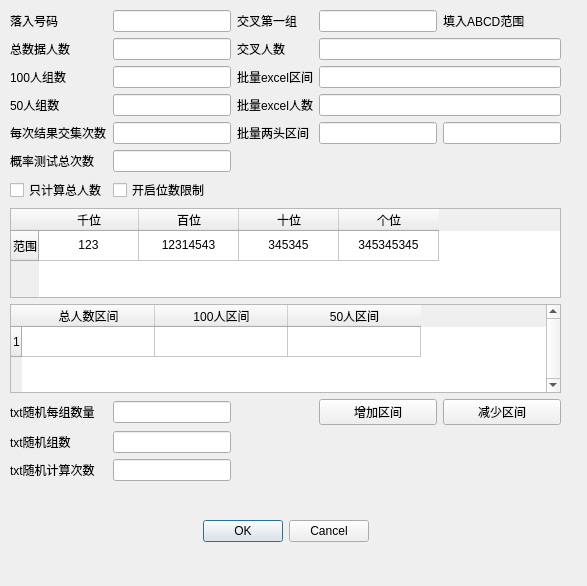
<?xml version="1.0" encoding="UTF-8"?>
<ui version="4.0">
 <class>config</class>
 <widget class="QDialog" name="config">
  <property name="geometry">
   <rect>
    <x>0</x>
    <y>0</y>
    <width>587</width>
    <height>586</height>
   </rect>
  </property>
  <property name="windowTitle">
   <string>配置信息</string>
  </property>
  <widget class="QWidget" name="layoutWidget">
   <property name="geometry">
    <rect>
     <x>10</x>
     <y>10</y>
     <width>551</width>
     <height>471</height>
    </rect>
   </property>
   <layout class="QGridLayout" name="gridLayout">
    <item row="9" column="3">
     <widget class="QPushButton" name="addSection">
      <property name="text">
       <string>增加区间</string>
      </property>
     </widget>
    </item>
    <item row="7" column="0" colspan="5">
     <widget class="QTableWidget" name="tableWidget">
      <property name="enabled">
       <bool>true</bool>
      </property>
      <property name="verticalScrollBarPolicy">
       <enum>Qt::ScrollBarAlwaysOff</enum>
      </property>
      <property name="horizontalScrollBarPolicy">
       <enum>Qt::ScrollBarAlwaysOff</enum>
      </property>
      <property name="sizeAdjustPolicy">
       <enum>QAbstractScrollArea::AdjustToContents</enum>
      </property>
      <row>
       <property name="text">
        <string>范围</string>
       </property>
      </row>
      <column>
       <property name="text">
        <string>千位</string>
       </property>
      </column>
      <column>
       <property name="text">
        <string>百位</string>
       </property>
      </column>
      <column>
       <property name="text">
        <string>十位</string>
       </property>
      </column>
      <column>
       <property name="text">
        <string>个位</string>
       </property>
      </column>
      <item row="0" column="0">
       <property name="text">
        <string>123</string>
       </property>
       <property name="textAlignment">
        <set>AlignCenter</set>
       </property>
      </item>
      <item row="0" column="1">
       <property name="text">
        <string>12314543</string>
       </property>
       <property name="textAlignment">
        <set>AlignCenter</set>
       </property>
      </item>
      <item row="0" column="2">
       <property name="text">
        <string>345345</string>
       </property>
       <property name="textAlignment">
        <set>AlignCenter</set>
       </property>
      </item>
      <item row="0" column="3">
       <property name="text">
        <string>345345345</string>
       </property>
       <property name="textAlignment">
        <set>AlignCenter</set>
       </property>
      </item>
     </widget>
    </item>
    <item row="4" column="3">
     <widget class="QLineEdit" name="leftSection"/>
    </item>
    <item row="0" column="0">
     <widget class="QLabel" name="label">
      <property name="minimumSize">
       <size>
        <width>0</width>
        <height>0</height>
       </size>
      </property>
      <property name="text">
       <string>落入号码</string>
      </property>
     </widget>
    </item>
    <item row="2" column="3" colspan="2">
     <widget class="QLineEdit" name="excelSection"/>
    </item>
    <item row="6" column="1">
     <widget class="QCheckBox" name="isRange">
      <property name="text">
       <string>开启位数限制</string>
      </property>
     </widget>
    </item>
    <item row="1" column="3" colspan="2">
     <widget class="QLineEdit" name="sourceCount"/>
    </item>
    <item row="4" column="0">
     <widget class="QLabel" name="label_6">
      <property name="minimumSize">
       <size>
        <width>0</width>
        <height>0</height>
       </size>
      </property>
      <property name="text">
       <string>每次结果交集次数</string>
      </property>
     </widget>
    </item>
    <item row="1" column="0">
     <widget class="QLabel" name="label_2">
      <property name="minimumSize">
       <size>
        <width>0</width>
        <height>0</height>
       </size>
      </property>
      <property name="text">
       <string>总数据人数</string>
      </property>
     </widget>
    </item>
    <item row="3" column="3" colspan="2">
     <widget class="QLineEdit" name="excelCount"/>
    </item>
    <item row="12" column="0">
     <widget class="QLabel" name="label_16">
      <property name="text">
       <string>txt随机计算次数</string>
      </property>
     </widget>
    </item>
    <item row="4" column="1">
     <widget class="QLineEdit" name="handlerCount">
      <property name="text">
       <string/>
      </property>
     </widget>
    </item>
    <item row="9" column="0">
     <widget class="QLabel" name="label_15">
      <property name="text">
       <string>txt随机每组数量</string>
      </property>
     </widget>
    </item>
    <item row="2" column="2">
     <widget class="QLabel" name="label_12">
      <property name="minimumSize">
       <size>
        <width>0</width>
        <height>0</height>
       </size>
      </property>
      <property name="text">
       <string>批量excel区间</string>
      </property>
     </widget>
    </item>
    <item row="11" column="0">
     <widget class="QLabel" name="label_17">
      <property name="text">
       <string>txt随机组数</string>
      </property>
     </widget>
    </item>
    <item row="2" column="0">
     <widget class="QLabel" name="label_4">
      <property name="minimumSize">
       <size>
        <width>0</width>
        <height>0</height>
       </size>
      </property>
      <property name="text">
       <string>100人组数</string>
      </property>
     </widget>
    </item>
    <item row="5" column="0">
     <widget class="QLabel" name="label_7">
      <property name="minimumSize">
       <size>
        <width>0</width>
        <height>0</height>
       </size>
      </property>
      <property name="text">
       <string>概率测试总次数</string>
      </property>
     </widget>
    </item>
    <item row="11" column="1">
     <widget class="QLineEdit" name="lineTxtRandomGroup"/>
    </item>
    <item row="0" column="2">
     <widget class="QLabel" name="label_3">
      <property name="minimumSize">
       <size>
        <width>0</width>
        <height>0</height>
       </size>
      </property>
      <property name="text">
       <string>交叉第一组</string>
      </property>
     </widget>
    </item>
    <item row="5" column="1">
     <widget class="QLineEdit" name="insideCount"/>
    </item>
    <item row="6" column="0">
     <widget class="QCheckBox" name="isSingle">
      <property name="text">
       <string>只计算总人数</string>
      </property>
     </widget>
    </item>
    <item row="4" column="4">
     <widget class="QLineEdit" name="rightSection"/>
    </item>
    <item row="3" column="0">
     <widget class="QLabel" name="label_5">
      <property name="minimumSize">
       <size>
        <width>0</width>
        <height>0</height>
       </size>
      </property>
      <property name="text">
       <string>50人组数</string>
      </property>
     </widget>
    </item>
    <item row="4" column="2">
     <widget class="QLabel" name="label_14">
      <property name="minimumSize">
       <size>
        <width>0</width>
        <height>0</height>
       </size>
      </property>
      <property name="text">
       <string>批量两头区间</string>
      </property>
     </widget>
    </item>
    <item row="0" column="4">
     <widget class="QLabel" name="label_8">
      <property name="text">
       <string>填入ABCD范围</string>
      </property>
     </widget>
    </item>
    <item row="0" column="1">
     <widget class="QLineEdit" name="rightNumber"/>
    </item>
    <item row="9" column="1">
     <widget class="QLineEdit" name="lineTxtRandom"/>
    </item>
    <item row="9" column="4">
     <widget class="QPushButton" name="delSection">
      <property name="text">
       <string>减少区间</string>
      </property>
     </widget>
    </item>
    <item row="0" column="3">
     <widget class="QLineEdit" name="sourceSection"/>
    </item>
    <item row="1" column="1">
     <widget class="QLineEdit" name="totalCount"/>
    </item>
    <item row="8" column="0" colspan="5">
     <widget class="QTableWidget" name="tableWidget_2">
      <property name="layoutDirection">
       <enum>Qt::LeftToRight</enum>
      </property>
      <property name="autoFillBackground">
       <bool>false</bool>
      </property>
      <property name="verticalScrollBarPolicy">
       <enum>Qt::ScrollBarAlwaysOn</enum>
      </property>
      <property name="horizontalScrollBarPolicy">
       <enum>Qt::ScrollBarAlwaysOff</enum>
      </property>
      <property name="sizeAdjustPolicy">
       <enum>QAbstractScrollArea::AdjustToContents</enum>
      </property>
      <property name="autoScroll">
       <bool>false</bool>
      </property>
      <property name="dragEnabled">
       <bool>false</bool>
      </property>
      <property name="alternatingRowColors">
       <bool>true</bool>
      </property>
      <property name="selectionMode">
       <enum>QAbstractItemView::SingleSelection</enum>
      </property>
      <property name="textElideMode">
       <enum>Qt::ElideMiddle</enum>
      </property>
      <property name="showGrid">
       <bool>true</bool>
      </property>
      <property name="gridStyle">
       <enum>Qt::SolidLine</enum>
      </property>
      <property name="sortingEnabled">
       <bool>false</bool>
      </property>
      <property name="rowCount">
       <number>1</number>
      </property>
      <attribute name="horizontalHeaderCascadingSectionResizes">
       <bool>false</bool>
      </attribute>
      <attribute name="horizontalHeaderDefaultSectionSize">
       <number>133</number>
      </attribute>
      <row>
       <property name="text">
        <string>1</string>
       </property>
      </row>
      <column>
       <property name="text">
        <string>总人数区间</string>
       </property>
      </column>
      <column>
       <property name="text">
        <string>100人区间</string>
       </property>
      </column>
      <column>
       <property name="text">
        <string>50人区间</string>
       </property>
      </column>
      <item row="0" column="0">
       <property name="text">
        <string/>
       </property>
       <property name="textAlignment">
        <set>AlignCenter</set>
       </property>
      </item>
      <item row="0" column="1">
       <property name="text">
        <string/>
       </property>
       <property name="textAlignment">
        <set>AlignCenter</set>
       </property>
      </item>
      <item row="0" column="2">
       <property name="text">
        <string/>
       </property>
       <property name="textAlignment">
        <set>AlignCenter</set>
       </property>
      </item>
     </widget>
    </item>
    <item row="3" column="1">
     <widget class="QLineEdit" name="fiftyCount"/>
    </item>
    <item row="1" column="2">
     <widget class="QLabel" name="label_11">
      <property name="minimumSize">
       <size>
        <width>0</width>
        <height>0</height>
       </size>
      </property>
      <property name="text">
       <string>交叉人数</string>
      </property>
     </widget>
    </item>
    <item row="12" column="1">
     <widget class="QLineEdit" name="lineTxtRandomCount"/>
    </item>
    <item row="2" column="1">
     <widget class="QLineEdit" name="hundredCount"/>
    </item>
    <item row="3" column="2">
     <widget class="QLabel" name="label_13">
      <property name="minimumSize">
       <size>
        <width>0</width>
        <height>0</height>
       </size>
      </property>
      <property name="text">
       <string>批量excel人数</string>
      </property>
     </widget>
    </item>
   </layout>
  </widget>
  <widget class="QDialogButtonBox" name="buttonOk">
   <property name="geometry">
    <rect>
     <x>190</x>
     <y>520</y>
     <width>179</width>
     <height>23</height>
    </rect>
   </property>
   <property name="orientation">
    <enum>Qt::Horizontal</enum>
   </property>
   <property name="standardButtons">
    <set>QDialogButtonBox::Cancel|QDialogButtonBox::Ok</set>
   </property>
  </widget>
 </widget>
 <tabstops>
  <tabstop>rightNumber</tabstop>
  <tabstop>totalCount</tabstop>
  <tabstop>hundredCount</tabstop>
  <tabstop>fiftyCount</tabstop>
  <tabstop>handlerCount</tabstop>
  <tabstop>insideCount</tabstop>
  <tabstop>tableWidget</tabstop>
 </tabstops>
 <resources/>
 <connections>
  <connection>
   <sender>buttonOk</sender>
   <signal>accepted()</signal>
   <receiver>config</receiver>
   <slot>accept()</slot>
   <hints>
    <hint type="sourcelabel">
     <x>295</x>
     <y>602</y>
    </hint>
    <hint type="destinationlabel">
     <x>157</x>
     <y>274</y>
    </hint>
   </hints>
  </connection>
  <connection>
   <sender>buttonOk</sender>
   <signal>rejected()</signal>
   <receiver>config</receiver>
   <slot>reject()</slot>
   <hints>
    <hint type="sourcelabel">
     <x>295</x>
     <y>602</y>
    </hint>
    <hint type="destinationlabel">
     <x>286</x>
     <y>274</y>
    </hint>
   </hints>
  </connection>
  <connection>
   <sender>isRange</sender>
   <signal>toggled(bool)</signal>
   <receiver>tableWidget</receiver>
   <slot>setVisible(bool)</slot>
   <hints>
    <hint type="sourcelabel">
     <x>214</x>
     <y>182</y>
    </hint>
    <hint type="destinationlabel">
     <x>214</x>
     <y>220</y>
    </hint>
   </hints>
  </connection>
 </connections>
 <slots>
  <slot>showTable()</slot>
 </slots>
</ui>
